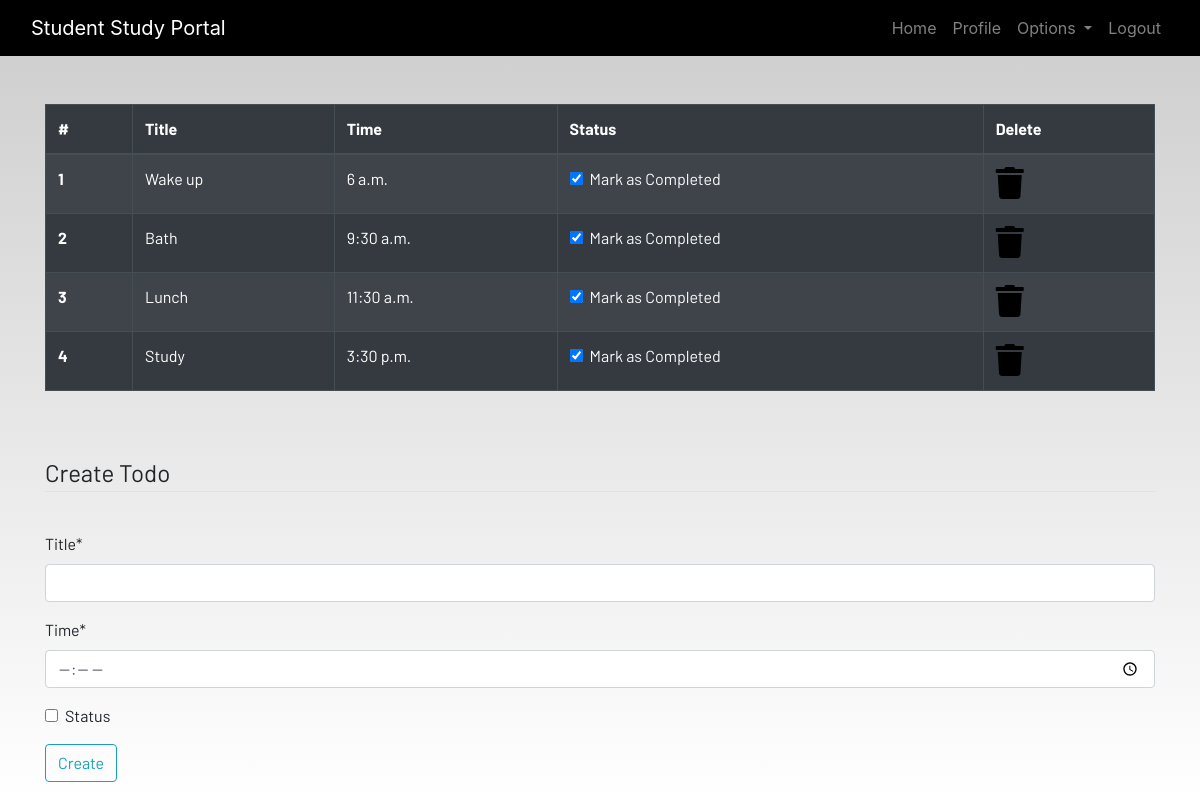
Screenshot of /todo/ (signed in) with the database file from the repository.
### dashboard/models.py (models this page shows, shortened)
class ToDo(models.Model):
    user = models.ForeignKey(User, on_delete = models.CASCADE)
    title = models.CharField(max_length=50)
    time = models.TimeField()
    status = models.BooleanField(default=False)
    class Meta:
        verbose_name = 'Todo'
        verbose_name_plural = 'Todo'

### dashboard/views.py (the view, shortened to what this page needs)
# urls.py: path('todo/', todo, name = 'todo'),
@login_required
def todo(request):
    form = TodoForm()
    todo = ToDo.objects.filter(user=request.user).order_by('time')
    if len(todo) == 0:
        todo_done = True
    else:
        todo_done = False
    context = {
        'Todo' : todo,
        'todo_done' : todo_done,
        'form' : form
    }
    return render(request,'dashboard/todo.html', context=context)

### dashboard/forms.py
class TodoForm(forms.ModelForm):
    class Meta:
        model = ToDo
        widgets = {
            'time': forms.TimeInput(attrs={'type': 'time'}),
        }
        fields = ['title', 'time', 'status']

### dashboard/templates/dashboard/todo.html (shortened to what this page needs)
{% extends 'dashboard/base.html' %}
{% load static %}
{% load crispy_forms_tags %}
{% block content %}
<div class="container">
    {% if not todo_done %}
    <table class="table table-striped table-bordered table-hover table-dark">
        <thead>
            <tr>
                <th scope="col">#</th>
                <th scope="col">Title</th>
                <th scope="col">Time</th>
                <th scope="col">Status</th>
                <th scope="col">Delete</th>
            </tr>
        </thead>
        <tbody>
            {% for todo in Todo %}
            <tr>
                <th scope="row">{{ forloop.counter }}</th>
                <td>{{todo.title}}</td>
                <td>{{todo.time}}</td>
                <td>
                    <a href="{% url 'update-todo' todo.id %}">
                        <div class="form-check">
                            {% if todo.status %}
                                <input class="form-check-input" type="checkbox" value="" checked>
                            {% else %}
                                <input class="form-check-input" type="checkbox" value="">
                            {% endif %}
                            <label class="form-check-label text-light" for="flexCheckDefault">
                                Mark as Completed
                            </label>
                        </div>
                    </a>
                </td>
                <td><a href="{% url 'delete-todo' todo.id %}"><i class="fa fa-trash fa-2x"></i></a></td>
            </tr>
            {% endfor %}
        </tbody>
    </table>
    {% else %}
        <h4>All tasks have been done!! create to add more</h4>
    {% endif %}
</div>
<br><br>
<div class="container">
    <form method="POST">
        <fieldset class="form-group">
            <legend class="border-bottom mb-4">Create Todo</legend>
        </fieldset>
        {{form|crispy}}
        <div class="form-group">
            <button href="" class="btn btn-outline-info" type="submit">
                Create
            </button>
        </div>
    </form>
</div>
{% endblock content %}

### dashboard/templates/dashboard/base.html (shortened to what this page needs)
<!DOCTYPE html>
{% load static %}
<html lang="en">
<head>
  <link rel="stylesheet" href="https://stackpath.bootstrapcdn.com/bootstrap/4.3.1/css/bootstrap.min.css"
 />
  <link rel="stylesheet" href="https://use.fontawesome.com/releases/v5.7.2/css/all.css"
 />
  <link rel="stylesheet" href="{% static 'css/main.css' %}" />
</head>
<body>
  <header>
    <nav class="navbar navbar-expand-lg navbar-dark bg-dark">
      <div class="container-fluid">
        <a class="navbar-brand" href="{% url 'home'%}">Student Study Portal</a>
        <div class="collapse navbar-collapse justify-content-end" id="navbarSupportedContent">
          <ul class="navbar-nav mb-2 mb-lg-0">
            <li class="nav-item">
              <a class="nav-link" aria-current="page" href="/">Home</a>
            </li>
            {% if user.is_authenticated %}
            <li class="nav-item">
              <a class="nav-link" href="{% url 'profile' %}">Profile</a>
            </li>
            <li class="nav-item dropdown">
              <a class="nav-link dropdown-toggle" href="#" id="navbarDropdown" role="button" data-toggle="dropdown"
                aria-haspopup="true" aria-expanded="false">
                Options
              </a>
            </li>
              <li class="nav-item">
                <a class="nav-link" href="#" onclick="event.preventDefault(); document.getElementById('logout-form').submit();">
                  Logout
                </a>
              </li>
            {% endif %}
          </ul>
        </div>
      </div>
    </nav>
  </header>
  <br /><br />
  <main>
    {% block content %}
    {% endblock content %}
  </main>
</body>
</html>

### static/css/main.css (style rules this page uses)
html { scroll-behavior: smooth; height: 100%; width: 100%; }
main { font-family: Barlow, Quicksand, Rubik, sans-serif, serif, 'Times New Roman', Times, serif !important; }
.navbar { background-color: rgb(0, 0, 0) !important; }
a { text-decoration: none !important; color: black; }
html, body { max-width: 100%; overflow-x: hidden; height: 100%; width: 100%; }
body { background: linear-gradient(rgba(0, 0, 0, 0.2), rgba(255, 255, 255, 0.5)); overflow-x: hidden; background-repeat: no-repeat; }
.fa { color: black; }

### rows the page displays
ToDo: title "Wake up", time "6 a.m."
ToDo: title "Bath", time "9:30 a.m."
ToDo: title "Lunch", time "11:30 a.m."
ToDo: title "Study", time "3:30 p.m."
